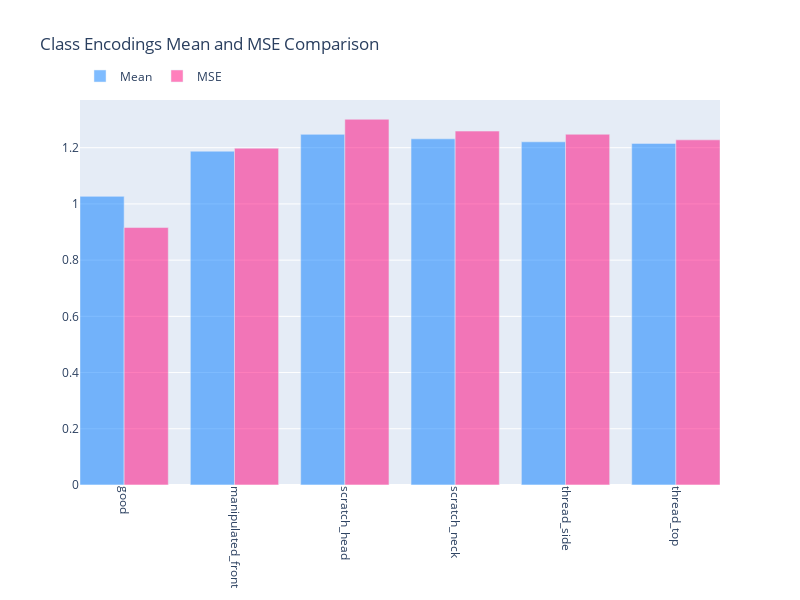

The notebook cell this image was saved under:
### Markdown cell above
Looking at our training logs, we're seeing a consistent decrease in the loss over time. This steady decline is a positive sign, hinting that our model is likely picking up and learning the important features from our data. Fingers crossed that this learning translates into better detection of defective screws.

### Code cell
class_encoding = utils.get_class_encodings(bigger_autoencoder, test_dataset, device)
class_means, class_mses = utils.calculate_class_stats(class_encoding)
utils.plot_class_stats(class_means, class_mses, class_names)

### Figure 1 — Plotly figure (JSON) as saved in the notebook; plotly's stock layout.template omitted (floating-point values rounded to 4 significant figures)
{"data": [{"marker": {"color": "rgba(0, 123, 255, 0.5)"}, "name": "Mean", "type": "bar", "width": 0.4, "x": [-0.2, 0.8, 1.8, 2.8, 3.8, 4.8], "y": [1.027, 1.188, 1.247, 1.232, 1.221, 1.215]}, {"marker": {"color": "rgba(255, 0, 123, 0.5)"}, "name": "MSE", "type": "bar", "width": 0.4, "x": [0.2, 1.2, 2.2, 3.2, 4.2, 5.2], "y": [0.9159, 1.198, 1.301, 1.259, 1.248, 1.228]}], "layout": {"bargap": 0.2, "bargroupgap": 0.1, "barmode": "group", "height": 600, "legend": {"orientation": "h", "x": 0, "y": 1.1}, "title": {"text": "Class Encodings Mean and MSE Comparison"}, "width": 800, "xaxis": {"tickangle": 90, "tickmode": "array", "ticktext": ["good", "manipulated_front", "scratch_head", "scratch_neck", "thread_side", "thread_top"], "tickvals": [0, 1, 2, 3, 4, 5]}}}
